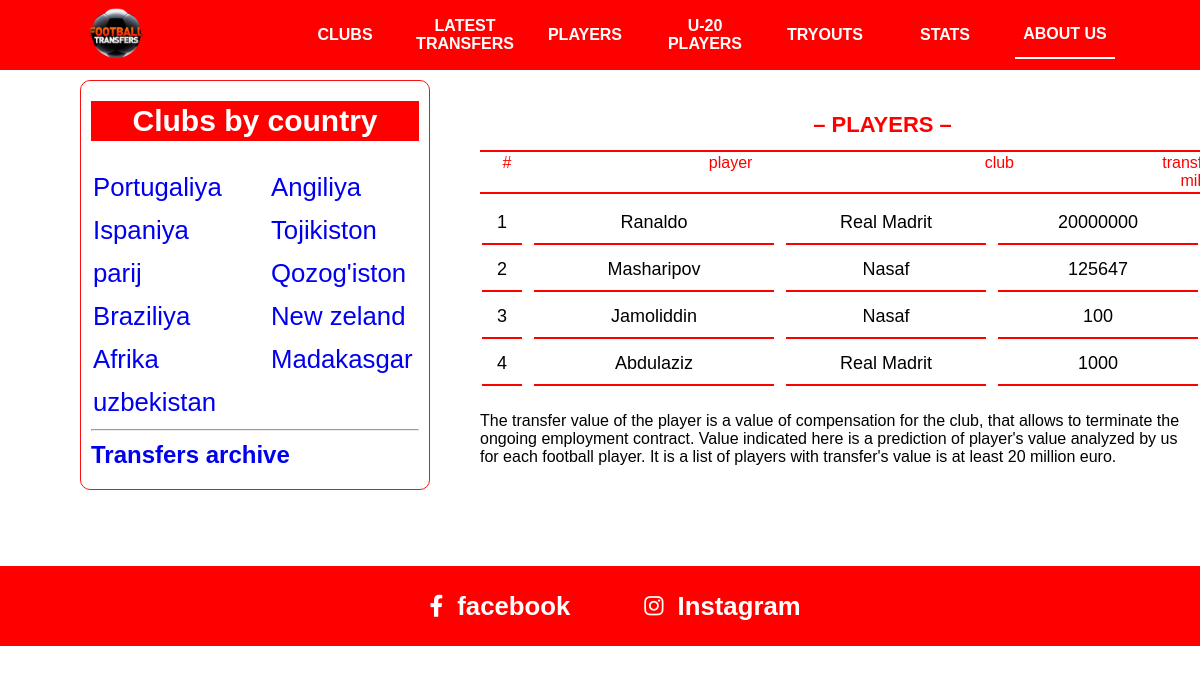
Screenshot of /players/ with the database file from the repository.
### statsAPP/models.py (models this page shows, shortened)
class Davlat(models.Model):
    nom = models.CharField(max_length=255, unique=True)
    class Meta:
        verbose_name = "Davlat"
        verbose_name_plural = "Davlatlar"

class Player(models.Model):
    ism = models.CharField(max_length=255, blank=True)
    club = models.ForeignKey(Club, on_delete=models.SET_NULL, null=True)
    davlat = models.ForeignKey(Davlat, on_delete=models.SET_NULL, null=True)
    narx = models.PositiveSmallIntegerField(blank=True, null=True)
    t_yil = models.DateField(blank=True, null=True)
    class Meta:
        verbose_name = "Player"
        verbose_name_plural = "Playerlar"

class Club(models.Model):
    nom = models.CharField(max_length=255)
    rasm = models.ImageField(upload_to='clublar/', blank=True, null=True)
    prezident = models.CharField(max_length=255, blank=True)
    murabbiy = models.CharField(max_length=255, blank=True)
    t_sana = models.DateField(blank=True, null=True)
    top_transfer = models.TextField(blank=True)
    davlat = models.ForeignKey(Davlat, on_delete=models.SET_NULL, null=True)
    kapital = models.PositiveSmallIntegerField(blank=True, null=True)
    class Meta:
        verbose_name = "Club"
        verbose_name_plural = "Clublar"

### statsAPP/views.py (the view)
# urls.py: path('players/', players, name='players'),
def players(request):
    context = {
        "players": Player.objects.all()
    }
    return render(request, 'players.html', context)

### statsAPP/context_processors.py (called while the page is built)
def countries(request):
    davlatlar = Davlat.objects.all()
    if len(davlatlar) % 2 == 0:
        countries1 = davlatlar[:len(davlatlar) // 2]
        countries2 = davlatlar[len(davlatlar) // 2:]
    else:
        countries1 = davlatlar[:(len(davlatlar) + 1) // 2]
        countries2 = davlatlar[(len(davlatlar) + 1) // 2:]
    context = {
        'countries1': countries1,
        'countries2': countries2,
    }
    return context

### templates/players.html
{% extends 'header.html' %}
{% block content %}
  <div class="nav">
        <h2>– PLAYERS –</h2>
        <table class="content-nav">
            <thead>
              <tr>
                <td>#</td>
                <td>player</td>
                <td>club</td>
                <td>transfer value, <br> mill. euro</td>
              </tr>
            </thead>
          </table>
    </div>
    <div class="content">
        <table class="playerss">
            {% for p in players %}
          <tr>
            <td>{{p.id}}</td>
            <td>{{p.ism}}</td>
            <td>{{p.club.nom}}</td>
            <td>{{p.narx}}</td>
          </tr>
            {% endfor %}
          </table>
        <p> The transfer value of the player is a value of compensation for the  club, that allows to terminate the ongoing employment contract. Value indicated here  is a prediction of player's value analyzed by us for each football player. It is a list of players with transfer's value is at least 20 million euro.</p>
      </div>
{% endblock %}

### templates/header.html (shortened to what this page needs)
<!DOCTYPE html>
<html>
  <head>
    {% load static %}
    <link rel="stylesheet" type="text/css" media="screen" href="{% static 'css/main.css' %}" />
    <link
      rel="stylesheet"
      href="https://cdnjs.cloudflare.com/ajax/libs/font-awesome/6.1.1/css/all.min.css"
    />
  </head>
  <body>
    <div class="container">
      <div class="navbar">
        <div class="icon">
          <a href="./index.html">
            <img src="img/12252568_173-removebg-preview.png" alt="" />
          </a>
        </div>
        <div class="links">
          <div><a href="{% url 'clubs' %}">CLUBS</a></div>
          <div><a href="{% url 'latest_transfers' %}">LATEST TRANSFERS</a></div>
          <div><a href="{% url 'players' %}">PLAYERS</a></div>
          <div><a href="{% url 'u-20 players' %}">U-20 PLAYERS</a></div>
          <div><a href="{% url 'tryouts' %}">TRYOUTS</a></div>
          <div><a href="{% url 'stats' %}">STATS</a></div>
          <div class="navActive"><a href="{% url 'about' %}">ABOUT US</a></div>
        </div>
      </div>
      <div class="country-clubs">
        <h2 id="title">Clubs by country</h2>
        <div class="country">
          <div>
            {% for i in countries1 %}
              <h3><a href="/{{i.nom}}/clubs/">{{i.nom}}</a> <br/></h3>
            {% endfor %}
          </div>
          <div>
            {% for i in countries2 %}
              <h3><a href="/{{i.nom}}/clubs/">{{i.nom}}</a> <br/></h3>
            {% endfor %}
          </div>
        </div>
         <hr>
        <h2><a href="/transfer-archive/">Transfers archive</a></h2>
      </div>
        {% block content %}
        {% endblock %}
        <div class="footer">
        <a href="https://www.facebook.com/topfootballtransfers/">
          <div>
            <i class="fa-brands fa-facebook-f"></i> &nbsp;
            <h3>facebook</h3>
          </div>
        </a>
        <a href="https://www.instagram.com/topfootballtransfers/">
          <div>
            <i class="fa-brands fa-instagram"></i> &nbsp;
            <h3>Instagram</h3>
          </div>
        </a>
      </div>
    </div>
  </body>
</html>

### static/css/main.css (style rules this page uses)
* { margin: 0; padding: 0; box-sizing: border-box; }
.container { width: 100% !important; display: inline-block; font-family: sans-serif; }
.container .navbar { width: 100%; background-color: red; display: flex; align-items: center; justify-content: space-around; position: fixed; z-index: 99; height: 70px !important; }
.container .navbar .icon { width: 100px; overflow: hidden; }
.container .navbar .icon img { width: 130%; margin-left: -14%; }
.container .navbar .links { z-index: 999; display: flex; }
.container .navbar .links div { width: 100px; text-align: center; display: flex; align-items: center; margin-right: 20px; }
.container .navbar .links div a { color: white; font-weight: 700; text-decoration: none; width: 100px !important; height: 45px; display: flex; align-items: center; justify-content: center; }
.container .navActive { border-bottom: 2px solid white !important; }
.country-clubs { width: 350px; border: 1px solid rgb(255, 16, 16); border-radius: 10px; position: fixed; top: 80px; left: 80px; padding: 10px 10px; padding-bottom: 10px; }
.country-clubs h2 { margin: 10px 0px; transition: all 0.3s ease; }
.country-clubs h2 a { text-decoration: none; }
.country-clubs #title { font-size: 30px; background-color: red; color: white; text-align: center; line-height: 40px; }
.country-clubs .country { width: 100%; display: flex; flex-wrap: wrap; justify-content: space-between; font-size: 22px; margin-top: 20px; }
.country-clubs .country div { width: 150px; height: 100%; }
.country-clubs .country h3 { font-weight: 100 !important; margin: 10px 0px !important; width: 100%; padding: 2px 2px; transition: all 0.3s ease; }
.country-clubs .country h3 a { text-decoration: none; margin-top: 20px !important; }
.nav { width: 805px; background-color: white; position: fixed; left: 480px; top: 70px; }
.nav h2 { text-align: center; color: red; line-height: 50px; padding-top: 30px; font-size: 22px; }
.playerss { width: 100%; }
.playerss tr { display: flex; flex-wrap: wrap; justify-content: space-between; }
.playerss tr td { width: 200px; margin-bottom: 4px; padding: 10px 0px; font-size: 18px; border-bottom: 2px solid rgb(255, 0, 0); text-align: center; }
.players tr td:nth-child(2), .top-players tr td:nth-child(2), .playerss tr td:nth-child(2) { width: 240px; }
.players tr td:nth-child(1), .top-players tr td:nth-child(1), .playerss tr td:nth-child(1) { width: 40px !important; }
.content { max-width: 800px; margin-left: 480px; margin-top: 200px; padding-bottom: 100px; }
.content p, .content b { margin-top: 20px; }
.content-nav { border-top: 2px solid rgb(255, 0, 0); border-bottom: 2px solid rgb(255, 0, 0); width: 100%; }
.content-nav tr { display: flex; justify-content: space-between !important; }
.content-nav tr td { width: 140px; color: red; text-align: center; }
.content-nav tr td:nth-child(1) { width: 50px; }
.content-nav tr td:nth-child(2) { width: 250px; }
.footer { width: 100%; background-color: red; height: 80px; display: flex; align-items: center; justify-content: center; font-size: 22px; padding-left: 80px; }
.footer a { margin-right: 50px; color: white; text-decoration: none; word-spacing: 8px; padding: 4px 12px; border-radius: 5px; transition: all 0.3s ease; }
.footer a div { display: flex; align-items: center; }

### rows the page displays
Davlat: nom "Portugaliya"
Davlat: nom "Ispaniya"
Davlat: nom "parij"
Davlat: nom "Braziliya"
Davlat: nom "Afrika"
Davlat: nom "uzbekistan"
Davlat: nom "Angiliya"
Davlat: nom "Tojikiston"
Davlat: nom "Qozog'iston"
Davlat: nom "New zeland"
Davlat: nom "Madakasgar"
Player: id "1", ism "Ranaldo", club.nom "Real Madrit", narx "20000000"
Player: id "2", ism "Masharipov", club.nom "Nasaf", narx "125647"
Player: id "3", ism "Jamoliddin", club.nom "Nasaf", narx "100"
Player: id "4", ism "Abdulaziz", club.nom "Real Madrit", narx "1000"
